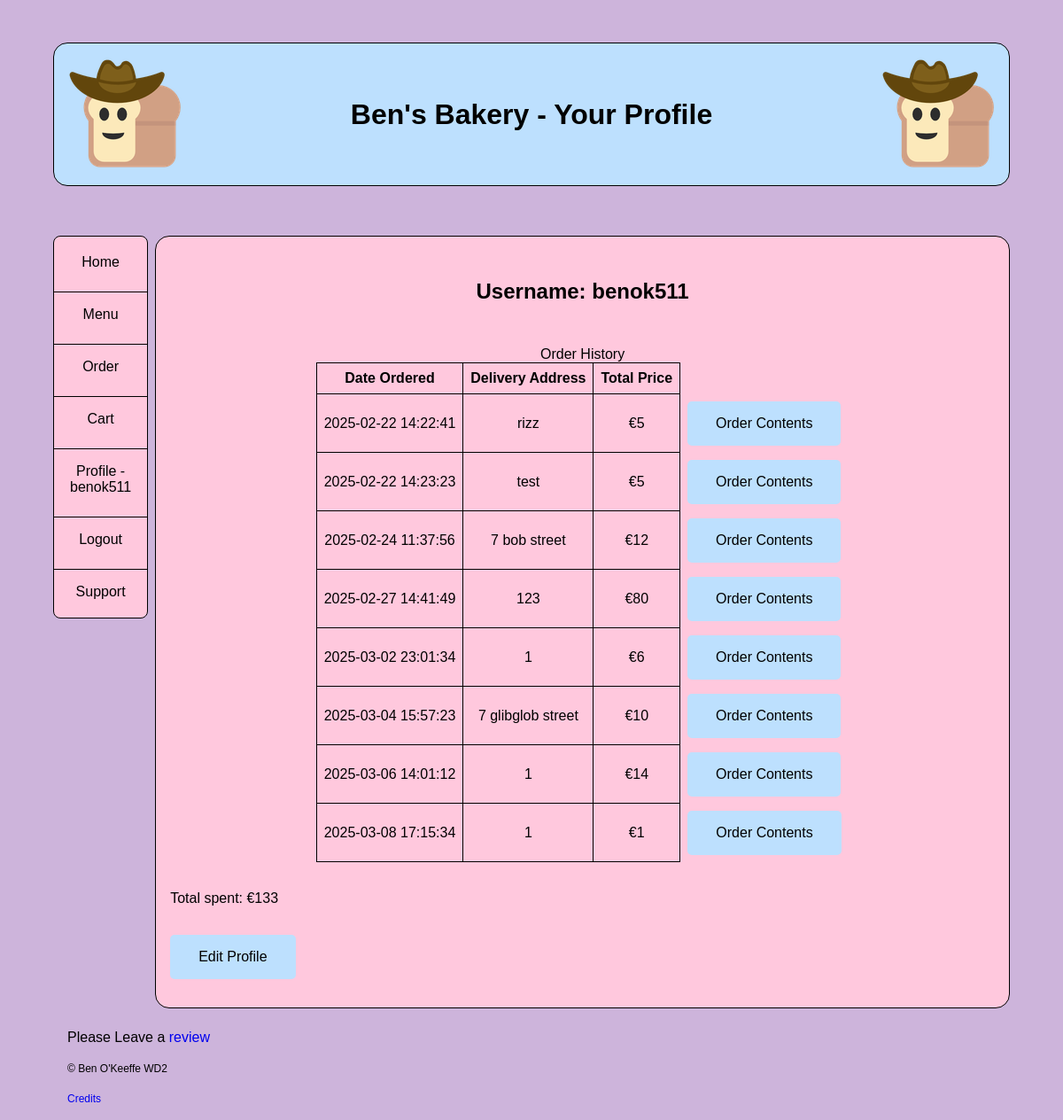
Before: /view_profile (signed in) with the older database file.
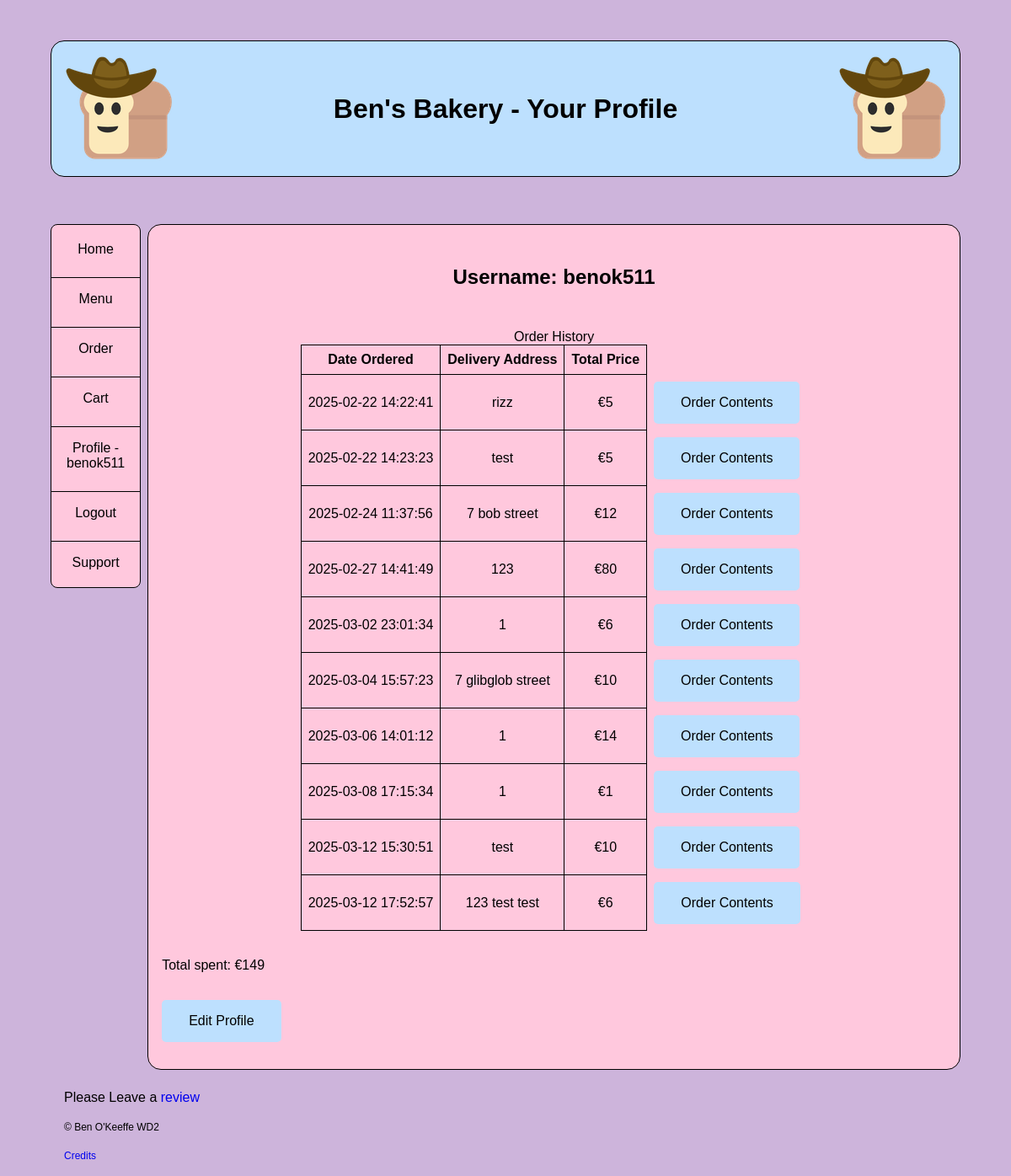
After: the same page with the newer database file.
### tables this page shows
CREATE TABLE placed_order (
    order_num INTEGER PRIMARY KEY AUTOINCREMENT, 
    user_id TEXT NOT NULL,
    order_datetime DATETIME NOT NULL,
    order_address TEXT NOT NULL,
    instructions TEXT DEFAULT 'None',
    price INT NOT NULL, order_progress TEXT DEFAULT 'In Progress',
    FOREIGN KEY (user_id) REFERENCES customers(user_id)
);

### app.py (the view)
@app.route('/view_profile')
@login_required
def view_profile():
        db = get_db()
        order_details = db.execute('''SELECT * FROM placed_order WHERE user_id = ?''', (g.user,)).fetchall()
        total_spent = db.execute('''SELECT SUM(price) FROM placed_order WHERE user_id = ?''', (g.user,)).fetchone()
        return render_template('profile.html', order_details = order_details, total_spent = total_spent, title = 'Your Profile')

### app.py (called while the page is built)
@app.before_request
def load_logged_in_user():
    g.user = session.get('user_id',None)
    g.is_admin = session.get('is_admin',None)

def login_required(view):
    @wraps(view)
    def wrapped_view(*args, **kwargs):
        if g.user is None:
            return redirect(url_for('login', next = request.url))
        return view(*args, **kwargs)
    return wrapped_view

### database.py (called while the page is built)
def get_db():
    if 'db' not in g:
        g.db = sqlite3.connect(DATABASE,
                               detect_types=sqlite3.PARSE_DECLTYPES)
        g.db.row_factory = sqlite3.Row
        return g.db

### templates/profile.html
{% extends "base.html" %}
{% block main_content %}
<h2>Username: {{g.user}}</h2>
{% if order_details %}
<table>
    <caption>Order History</caption>
    <tr>
        <th scope="col">Date Ordered</th>
        <th scope="col">Delivery Address</th>
        <th scope="col">Total Price</th>
    </tr>
    {% for order in order_details %}
    <tr>
        <td>{{order['order_datetime']}}</td>
        <td>{{order['order_address']}}</td>
        <td>€{{order['price']}}</td>
        <td class="remove" ><a href="{{url_for('order_contents', id = order['order_num'] )}}" class="button">Order Contents</a></td>
    </tr>
    {%endfor%}
</table>
<p>Total spent: €{{total_spent['SUM(price)']}}</p>
{% else %}
<p>You haven't placed an order yet!</p>
{% endif %}
<p><a href="{{url_for('edit_profile')}}" class="button">Edit Profile</a></p>
{% endblock %}

Changed rows visible on the page:
added placed_order: order_datetime "2025-03-12 15:30:51", order_address "test", price "10"
added placed_order: order_datetime "2025-03-12 17:52:57", order_address "123 test test", price "6"
Other visible differences:
{{ total_spent['SUM(price)'] }}: "133" → "149"
